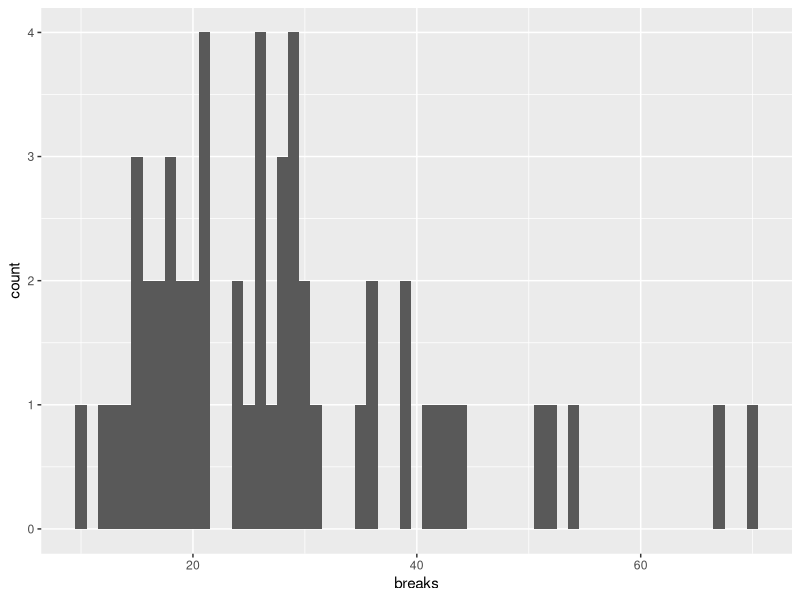
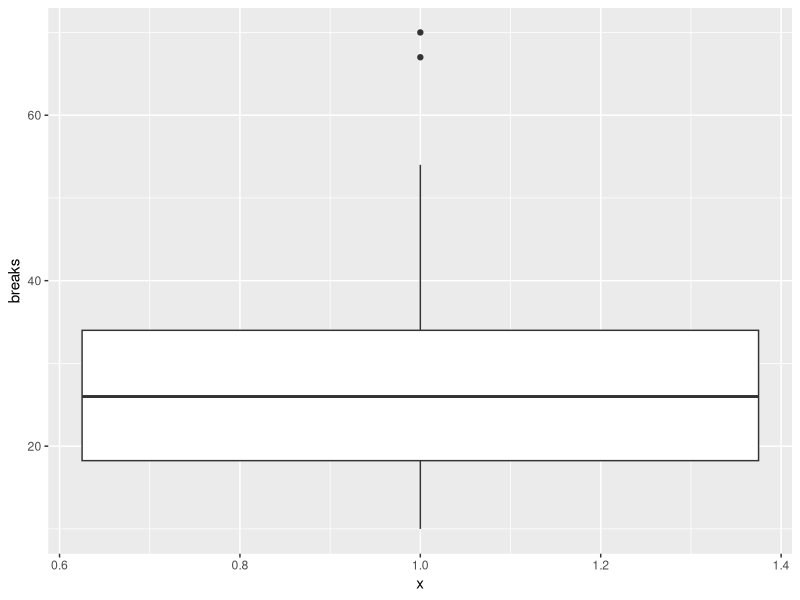
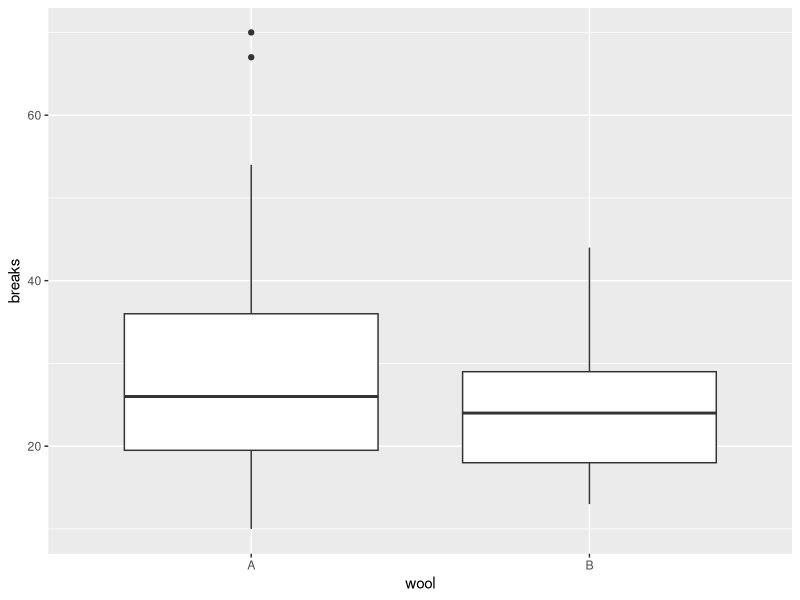
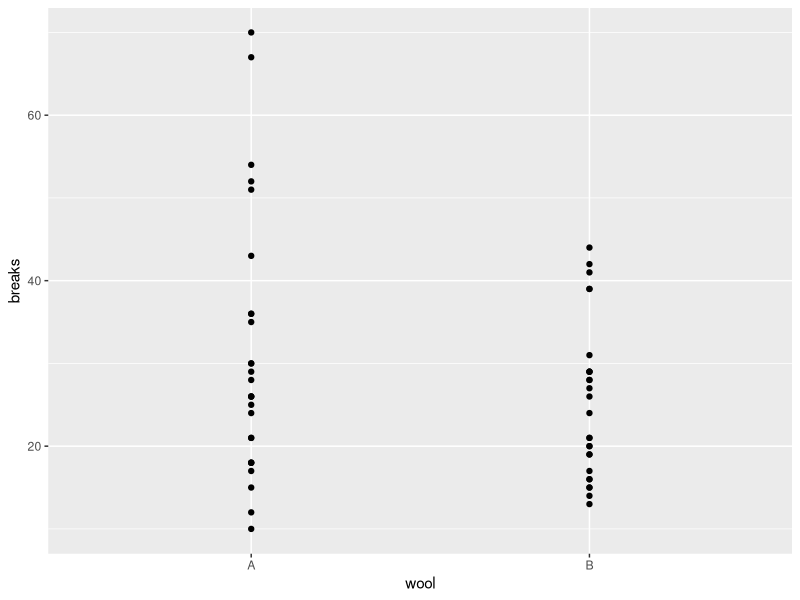
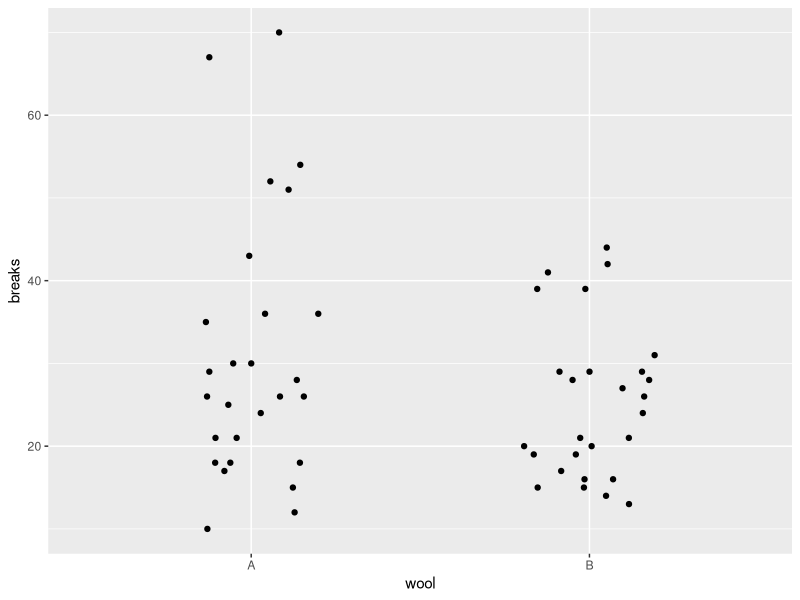
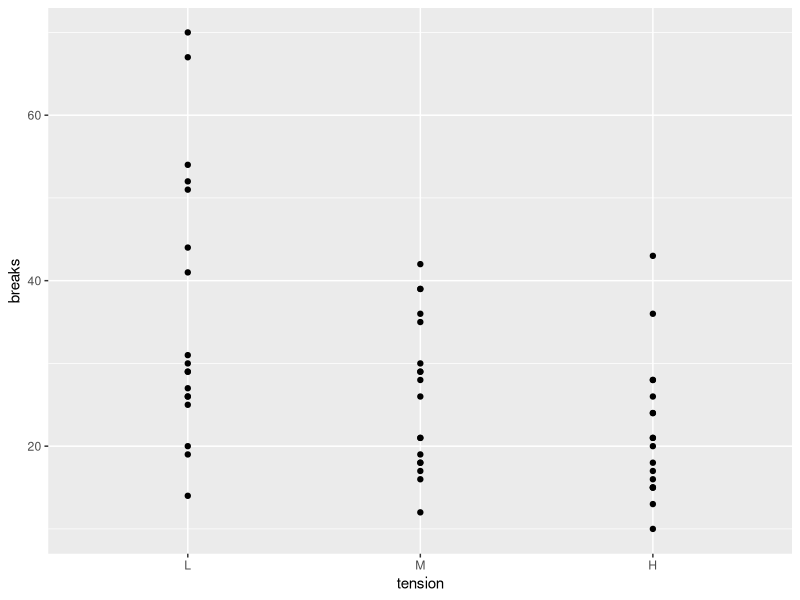
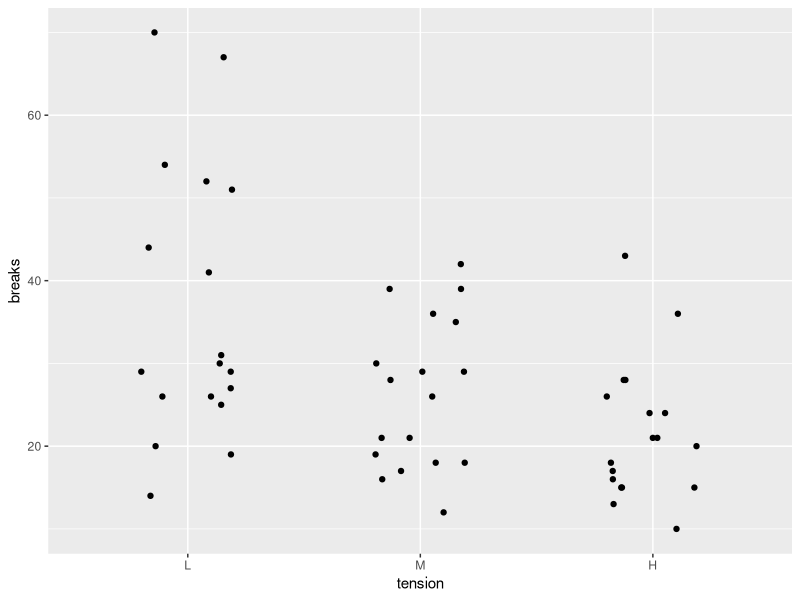
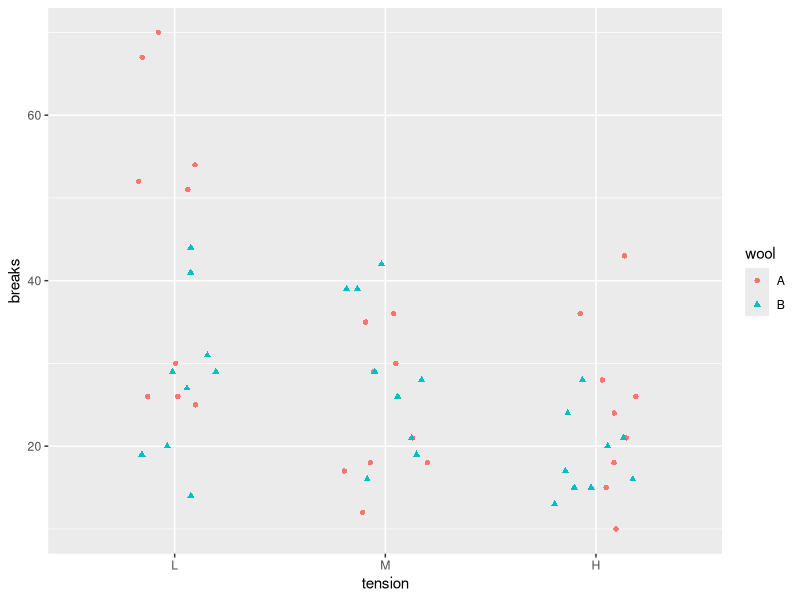

These figures' R source, in order: (Note: this script raises an error after producing the figures.)
## ---- chunk 1
a = 1 
b = 2
a+b
## ---- chunk 2
x = 1:10
y = rep(c(1,2), each=5)
m = lm(y~x)
s = summary(m)
## ---- chunk 3
x
y
m
s
s$r.squared
## ---- chunk 4
1+2
1-2
1/2
1*2
## ---- chunk 5
(1+3)*2 + 100^2  # standard order of operations
sin(2*pi)        # the result is in scientific notation, i.e. -2.449294 x 10^-16 
sqrt(4)
10^2
log(10)          # the default is base e
log(10, base=10)
## ---- chunk 6
a = 1
b = 2
a+b
a-b
a/b
a*b
## ---- chunk 7
a <- 1
2 -> b
c = 3  # is the same as <-
## ---- chunk 8
a
b
c
## ---- chunk 9
# Rectangle
length <- 4
width  <- 3

area <- length * width
area


# Circle
radius <- 2
area   <- pi*radius^2 # this overwrites the previous `area` variable
circumference <- 2*pi*radius
area
circumference


# (Right) Triangle
opposite     <- 1
angleDegrees <- 30
angleRadians <- angleDegrees * pi/180
(adjacent     <- opposite / tan(angleRadians)) # = sqrt(3)
(hypotenuse   <- opposite / sin(angleRadians)) # = 2
## ---- chunk 10
# Find the probability the individual has the disease if 
# specificity is 0.95, sensitivity is 0.99, and prevalence is 0.001
## ---- chunk 11
specificity = 0.95
sensitivity = 0.99
prevalence = 0.001
probability = (sensitivity*prevalence) / (sensitivity*prevalence + (1-specificity)*(1-prevalence))
probability
## ---- chunk 12
a = 3.14159265 
b = "STAT 401 (Eng)" 
c = TRUE
## ---- chunk 13
a
b
c
## ---- chunk 14
a = c(1,2,-5,3.6)
b = c("STAT","401", "(Eng)")
c = c(TRUE, FALSE, TRUE, TRUE)
## ---- chunk 15
length(a)
length(b)
length(c)
## ---- chunk 16
class(a)
class(b)
class(c)
## ---- chunk 17
1:10
5:-2
seq(from = 2, to = 5, by = .05)
## ---- chunk 18
rep(1:4, times = 2)
rep(1:4, each  = 2)
rep(1:4, each  = 2, times = 2)
## ---- chunk 19
a = c("one","two","three","four","five")
a[1]
a[2:4]
a[c(3,5)]
a[rep(3,4)]
## ---- chunk 20
a[c(TRUE, TRUE, FALSE, FALSE, FALSE)]
## ---- chunk 21
a[-1]
a[-(2:3)]
## ---- chunk 22
a[2] = "twenty-two"
a
a[3:4] = "three-four" # assigns "three-four" to both the 3rd and 4th elements
a
a[c(3,5)] = c("thirty-three","fifty-five")
a
## ---- chunk 23
m1 = cbind(c(1,2), c(3,4))       # Column bind
m2 = rbind(c(1,3), c(2,4))       # Row bind

m1
all.equal(m1, m2)

m3 = matrix(1:4, nrow = 2, ncol = 2)
all.equal(m1, m3)

m4 = matrix(1:4, nrow = 2, ncol = 2, byrow = TRUE)
all.equal(m3, m4)

m3
m4
## ---- chunk 24
m = matrix(1:12, nrow=3, ncol=4)
m
m[2,3]
## ---- chunk 25
m[1:2,3:4]
## ---- chunk 26
m[1:2,]
## ---- chunk 27
m[-c(3,4),]
## ---- chunk 28
m[1:4]
## ---- chunk 29
c(1,"a")
## ---- chunk 30
c(TRUE, 1, FALSE)
## ---- chunk 31
c(TRUE, 1, "a")
## ---- chunk 32
m = rbind(c(1, 12, 8, 6),
          c(4, 10, 2, 9),
          c(11, 3, 5, 7))
m
## ---- chunk 33
# Reconstruct the matrix 

# Print the element in the 3rd-row and 4th column

# Print the 2nd column

# Print all but the 3rd row
## ---- chunk 34
# Reconstruct the matrix 
n = matrix(c(1,12,8,6,4,10,2,9,11,3,5,7), nrow=3, ncol=4, byrow=TRUE)
n
all.equal(m,n)

# Print the element in the 3rd-row and 4th column
n[3,4]

# Print the 2nd column
n[,2]

# Print all but the 3rd row
n[-3,]
## ---- chunk 35
class(warpbreaks) # warpbreaks is a built-in data.frame
## ---- chunk 36
warpbreaks[1:3,1:2]
## ---- chunk 37
names(warpbreaks)
warpbreaks[1:3, c("breaks","wool")]
## ---- chunk 38
library("dplyr") # install.packages("dplyr")
warpbreaks %>% 
  select(breaks, wool) %>%
  head(n = 3)
## ---- chunk 39
str(warpbreaks)
## ---- chunk 40
library("dplyr") # if it is already loaded, nothing will happen
## ---- chunk 41
warpbreaks %>%                           
  group_by(wool) %>%        
  summarize(n    = n(),          # counts the number lines in the grouped data.frame
            mean = mean(breaks),
            sd   = sd(breaks)) 
## ---- chunk 42
warpbreaks %>%                           
  group_by(wool, tension) %>%        
  summarize(n    = n(),
            mean = mean(breaks),
            sd   = sd(breaks))
## ---- chunk 43
# Calculate the mean and standard deviation for each level of tension ignoring wool.
## ---- chunk 44
warpbreaks %>%                           
  group_by(tension) %>%        
  summarize(mean = mean(breaks),
            sd   = sd(breaks)) 
## ---- chunk 45
library("ggplot2")
## ---- chunk 46
ggplot(data = warpbreaks, aes(x = breaks)) + geom_histogram(binwidth = 1)
## ---- chunk 47
ggplot(data = warpbreaks, aes(x = 1, y = breaks)) + geom_boxplot()
## ---- chunk 48
ggplot(warpbreaks, aes(x = wool, y = breaks, group = wool)) + geom_boxplot()
## ---- chunk 49
ggplot(warpbreaks, aes(x = wool, y = breaks)) + geom_point()
## ---- chunk 50
ggplot(warpbreaks, aes(x = wool, y = breaks)) + geom_jitter(width = 0.2, height = 0)
## ---- chunk 51
ggplot(warpbreaks, aes(x = tension, y = breaks)) + 
  geom_point()

ggplot(warpbreaks, aes(x = tension, y = breaks)) + 
  geom_jitter(width = 0.2, height = 0)

ggplot(warpbreaks, aes(x = tension, y = breaks, shape = wool, color = wool)) + 
  geom_jitter(width = 0.2, height = 0)
## ---- chunk 52
knitr::knit("lab01.Rmd", tangle = TRUE)
